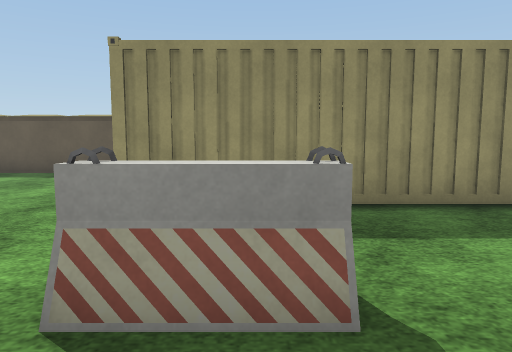
View 1 (above)

17 first-person views from a walk through a Unity game level. The camera is 1.2 m above the floor, tilts 6° down and sees 70° across. The floor is counted in squares, 1 m on a side. Each view is taken from the middle of a square. On the plan, view 1 faces up. The plan holds only what a view shows up to about 15 squares ahead; the rest is blank. The place goes on beyond the plan. The player character is not drawn. Surface patterns are stand-ins for the level's own textures.

View 2
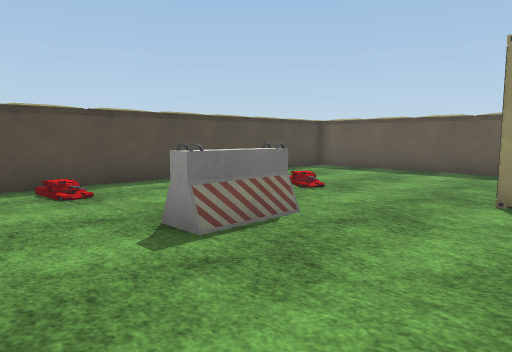

View 3
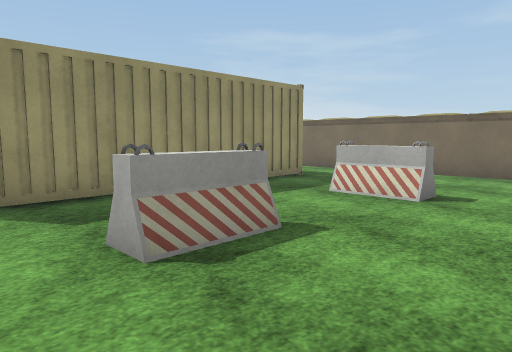

View 4
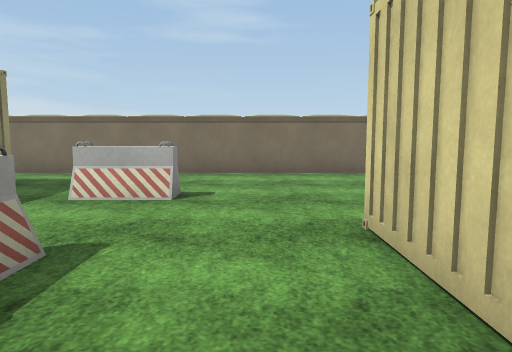

View 5
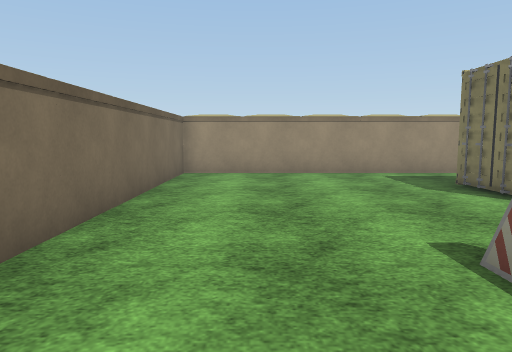

View 6
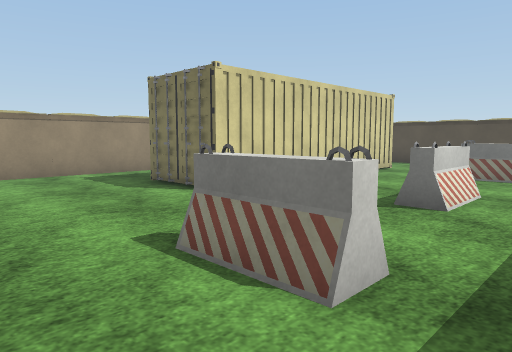

View 7
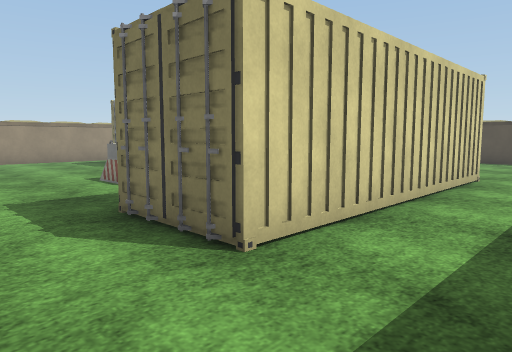

View 8
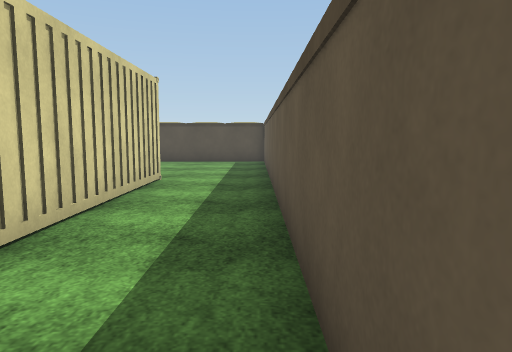

View 9
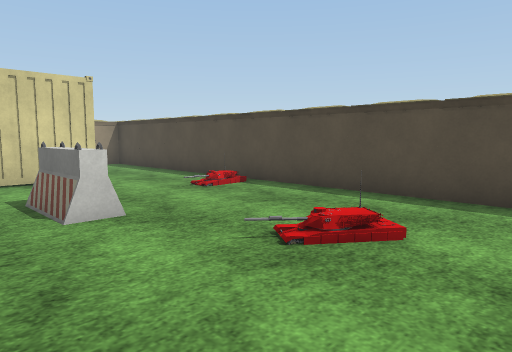

View 10
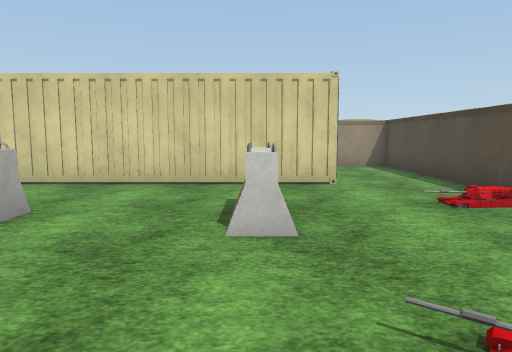

View 11
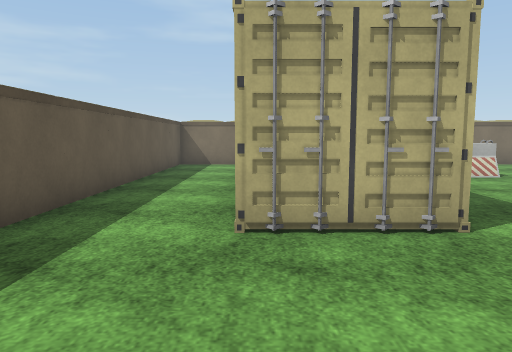

View 12
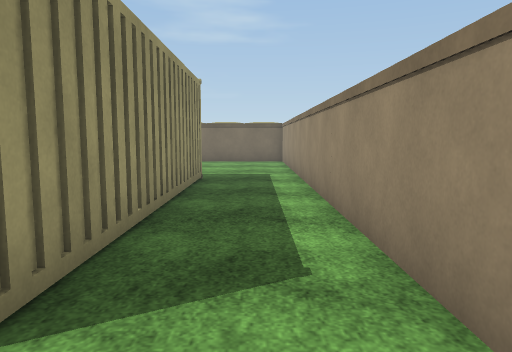

View 13
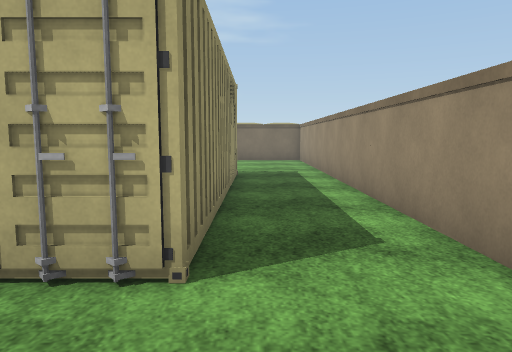

View 14
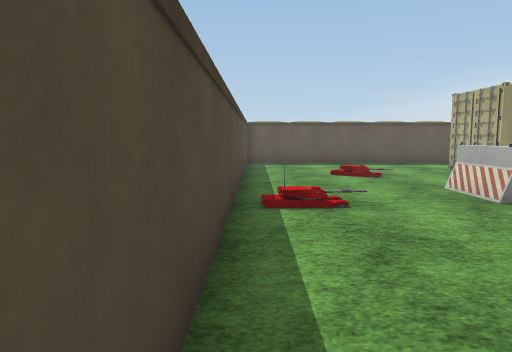

View 15
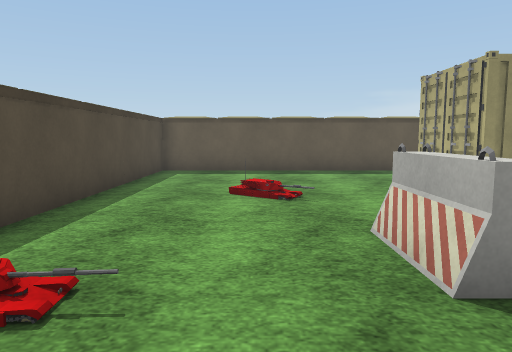

View 16
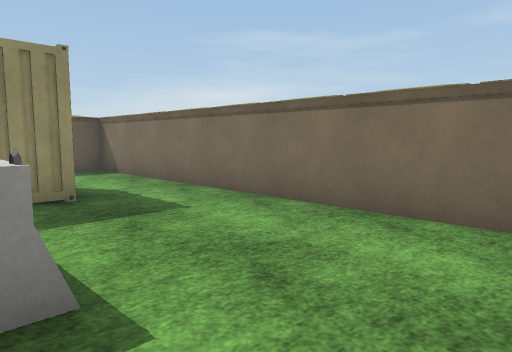

View 17
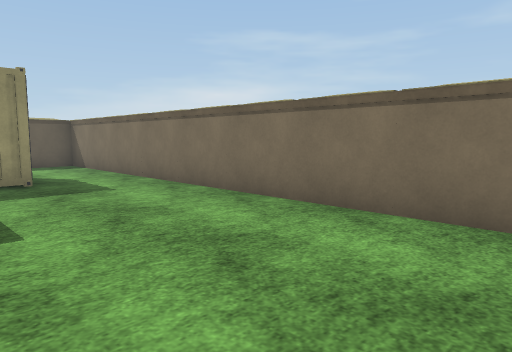

### Floor plan
Key: @ floor where view 1 was taken; # wall or solid block; . floor; / step, stairs or slope; C container; B barricade; T tank.
Columns run from 11 left of view 1 to 10 right of it. Each row starts with its distance up from view 1.
 13 ######################
 12 #....................#
 11 #....................#
 10 #....................#
  9 #........########C...#
  8 #........#      ##...#
  7 #...T....#       #...#
  6 #...//...###C#C#CC...#
  5 #....................#
  4 #....................#
  3 #.....B...BBB..BB....#
  2 #.....B...BB...BB....#
  1 #....................#
  0 #..........@.........#
 -1 #....................#
 -2 #...##########.......#
 -3 #...##########.......#
 -4 #...C#########.......#
 -5 #....................#
 -6 #....................#
 -7 ##  ##################

Positions as (right, up) in squares from view 1, and headings:
1: (0, 0), facing up
2: (-1, -1), facing up-left
3: (-3, -1), facing up-right
4: (-3, 0), facing right
5: (7, 5), facing down
6: (7, 5), facing down-left
7: (9, 12), facing down-left
8: (8, 12), facing left
9: (-3, 9), facing down-left
10: (-5, 8), facing down
11: (-7, 9), facing right
12: (-9, -6), facing right
13: (-10, -5), facing right
14: (-10, -5), facing up
15: (-7, -1), facing up
16: (4, -1), facing up-right
17: (4, -4), facing up-right
